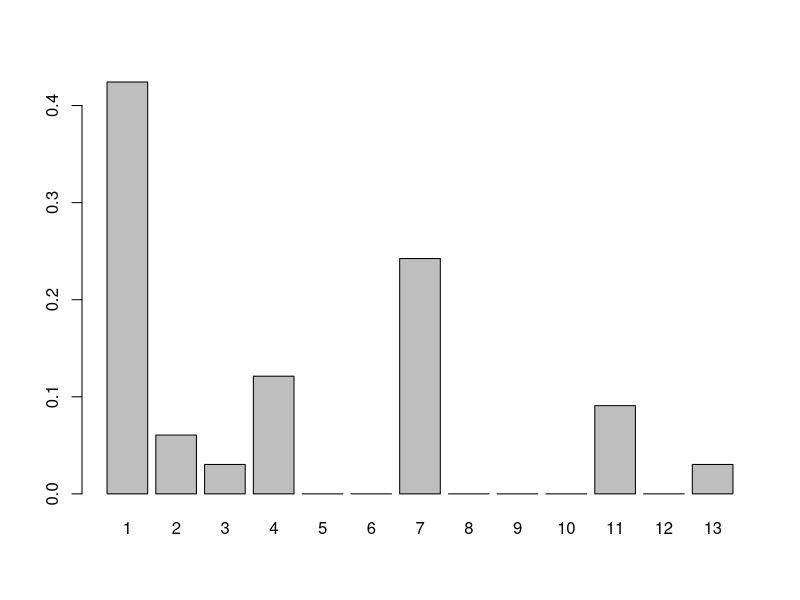
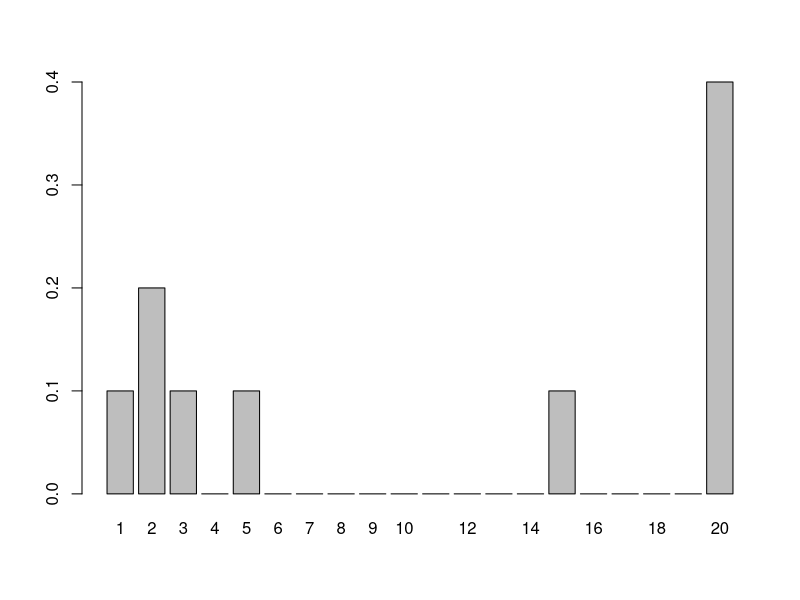

R code for these plots, in order:
#Author: Ruth Keane (ruth.keane19@imperial.ac.uk)
#Script:coalescence.R 
#Desc: effective population size and site frequency in killer wales
#Arguments: none
#Input: none 
#Output: none
#Date: Oct 2019
rm(list=ls())
graphics.off()

north<-as.matrix(read.csv("../Data/killer_whale_North.csv",stringsAsFactors = FALSE,colClasses=rep("numeric"), header=FALSE))
south<-as.matrix(read.csv("../Data/killer_whale_South.csv",stringsAsFactors = FALSE,colClasses=rep("numeric"), header=FALSE))
##Tajimas estimator 
#calc tajimas estimator if theta of pi,
##for each population- 1 north , 1 south
###first differences, sum them#
#matrix for camparisons
points<-0
x<-nrow(north)
n<-x^2
Q=matrix(ncol=2, nrow=n)
R=matrix(ncol=2,nrow=0)
Q[,1]<-rep(1:x, each=x)
Q[,2]<-rep(1:x, x)
for ( p in 1:nrow(Q)){
  if (Q[p,1]>Q[p,2])
    R<-rbind(R,Q[p,])
}  

##for tajima's estimator , calculate pairwise differences/ put in dijn  and dijs vector for north and south respectively
dijN<-vector(length=nrow(R))
points<-0
for (z in 1:nrow(R)){
  i<-R[z,1]
  j<-R[z,2]
  sam<-rbind(north[i,],north[j,])
  for (w in 1:ncol(sam)){
    if (length(unique(sam[,w]))==2){
     points<-points+1 
      } 
    dijN[z]<-points

  }
    sam<-c()
    i<-0
    j<-0
    points<-0
    }

dijS<-vector(length=nrow(R))
for (z in 1:nrow(R)){
i<-R[z,1]
j<-R[z,2]
sam<-rbind(south[i,],south[j,])
for (w in 1:ncol(sam)){
  if (length(unique(sam[,w]))==2) points<-points+1
dijS[z]<-points

}
sam<-c()
i<-0
j<-0
points<-0
}

##for waterson-N- count number of snps across all
points<-0  
for (w in 1:ncol(north)){
    if (length(unique(north[,w]))==2) points<-points+1
}
SN<-points
points<-0
#waterson S-count number of snps across all amino acids
for (w in 1:ncol(south)){
  if (length(unique(south[,w]))==2) points<-points+1
}
  SS<-points
points<-0

##calculating thetas
thetaNT<-sum(dijN)/((x*(x-1))/2)
thetaST<-sum(dijS)/((x*(x-1))/2)
denom<-0
  for (q in 1:(x-1)){
   denom<-denom+(1/q)
  }
thetaNW<-SN/denom
thetaSW<-SS/denom
# then theta=4N mu so can calc N
len<-ncol(north)
NeNW<-thetaNW/(4*1e-8*len)
NeSW<-thetaSW/(4*1e-8*len)
NeNT<-thetaNT/(4*1e-8*len)
NeST<-thetaST/(4*1e-8*len)

##SFS

##sfs north
colsum2<-c()
Northmax<-apply(X=north, MARGIN=2, FUN=max)

for (g in 1:ncol(north)){
  if (Northmax[g]>0){
  sumthis<-as.vector(north[,g])
  colsum2<-cbind(colsum2,sum(sumthis))
  }
}

tab<-tabulate(colsum2)
tab<-tab/sum(tab)
allele_frequency<-c(1:13)
barplot(tab,names.arg = allele_frequency)
##sfs for south
colsum2<-c()
Southmax<-apply(X=south, MARGIN=2, FUN=max)

for (g in 1:ncol(south)){
  if (Southmax[g]>0){
    sumthis<-as.vector(south[,g])
    colsum2<-cbind(colsum2,sum(sumthis))
  }
}

tab<-tabulate(colsum2)
tab<-tab/sum(tab)
allele_frequency<-c(1:20)
barplot(tab,names.arg = allele_frequency)
